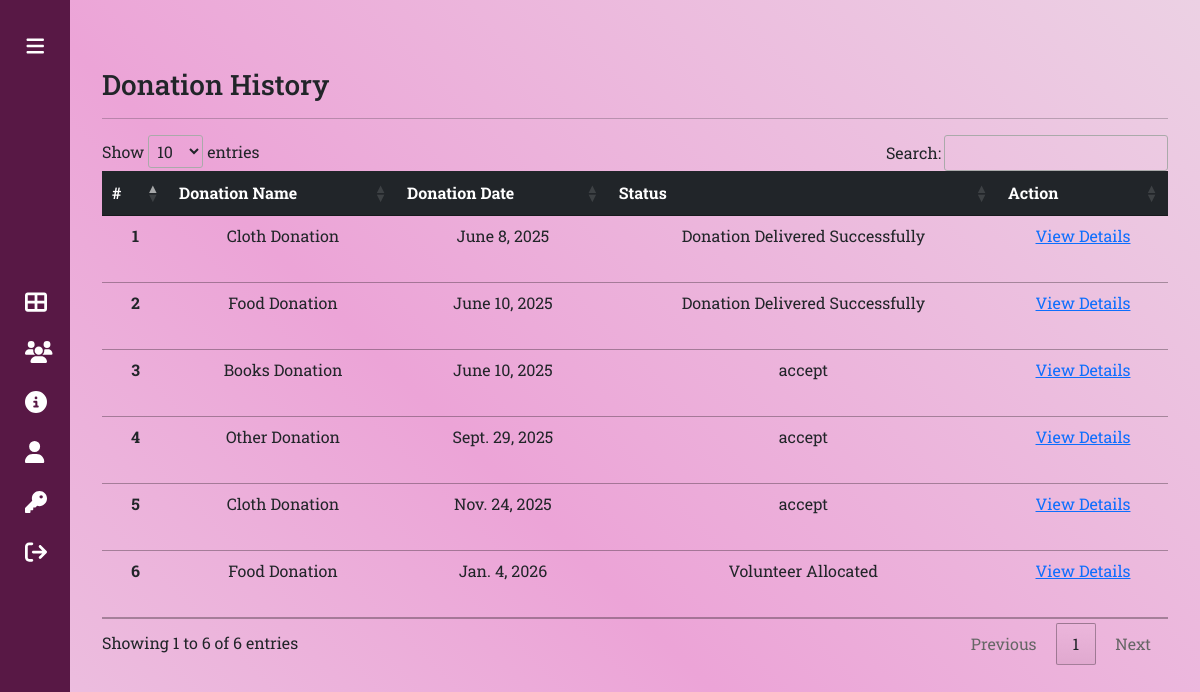
Screenshot of /donation-history/ (signed in) with the database file from the repository.
### donation_volunteer_sys/models.py (models this page shows, shortened)
class Donation(models.Model):
    donor = models.ForeignKey(Donor, on_delete=models.CASCADE)
    donationname = models.CharField(choices=DONATION_CHOICES, max_length=200, null=True)
    donationpic = models.ImageField(upload_to='donation', null=True, blank=True)
    collectionloc = models.CharField(max_length=200, null=True)
    description = models.CharField(max_length=300, null=True)
    status = models.CharField(max_length=300, null=True)
    donationdate = models.DateField(null=True)
    adminremark = models.CharField(max_length=300, null=True)
    volunteer = models.ForeignKey(Volunteer, on_delete=models.CASCADE, null=True)
    donationarea = models.ForeignKey(DonationArea, on_delete=models.CASCADE, null=True)
    volunteerremark = models.CharField(max_length=300, null=True)
    updationdate = models.DateField(null=True)

### donation_volunteer_sys/views.py (the view)
# urls.py: path("donation-history/", views.donation_history, name="donation_history"),
def donation_history(request):
    if not request.user.is_authenticated:
        return redirect.user('/login-donor')
    user=request.user
    donor=Donor.objects.get(user=user)
    donation=Donation.objects.filter(donor=donor)
    return render(request, "donation-history.html",locals())

### donation_volunteer_sys/templates/donation-history.html
{% extends 'base-db-donor.html' %} {% load static %} {% block main %}
<div class="container mt-5 vh-100 table-responsive">
  <h3>Donation History</h3>
  <hr />
  <table id="mytable" class="table data">
    <thead class="table-dark">
      <tr class="text-center">
        <th scope="col">#</th>
        <th>Donation Name</th>
        <th>Donation Date</th>
        <th>Status</th>
        <th>Action</th>
      </tr>
    </thead>
    <tbody>
        {% for i in donation %}
        <tr class="text-center">
        <th>{{forloop.counter}}</th>
        <td>{{i.donationname}}</td>
        <td>{{i.donationdate}}</td>
        <td>{{i.status}}</td>
        <td><a href="{% url 'donationdetail_donor' i.id %}">View Details</a></td>
      </tr>
      {% endfor %}
    </tbody>
  </table>
</div>
{% endblock main %}

### donation_volunteer_sys/static/css/style-admin.css (style rules this page uses)
* { margin:0; padding:0; box-sizing: border-box; }
body { position: relative; min-height: 100vh; width: 100%; overflow: hidden; }
.table tr td { height: 50px; }

### donation_volunteer_sys/templates/base-db-donor.html (style rules this page uses)
body { background-image: linear-gradient(45deg, #ecd1e4, #eca4d7, #ecd1e4); }

### rows the page displays
Donation: donationname "Cloth Donation", donationdate "June 8, 2025", status "Donation Delivered Successfully"
Donation: donationname "Food Donation", donationdate "June 10, 2025", status "Donation Delivered Successfully"
Donation: donationname "Books Donation", donationdate "June 10, 2025", status "accept"
Donation: donationname "Other Donation", donationdate "Sept. 29, 2025", status "accept"
Donation: donationname "Cloth Donation", donationdate "Nov. 24, 2025", status "accept"
Donation: donationname "Food Donation", donationdate "Jan. 4, 2026", status "Volunteer Allocated"
